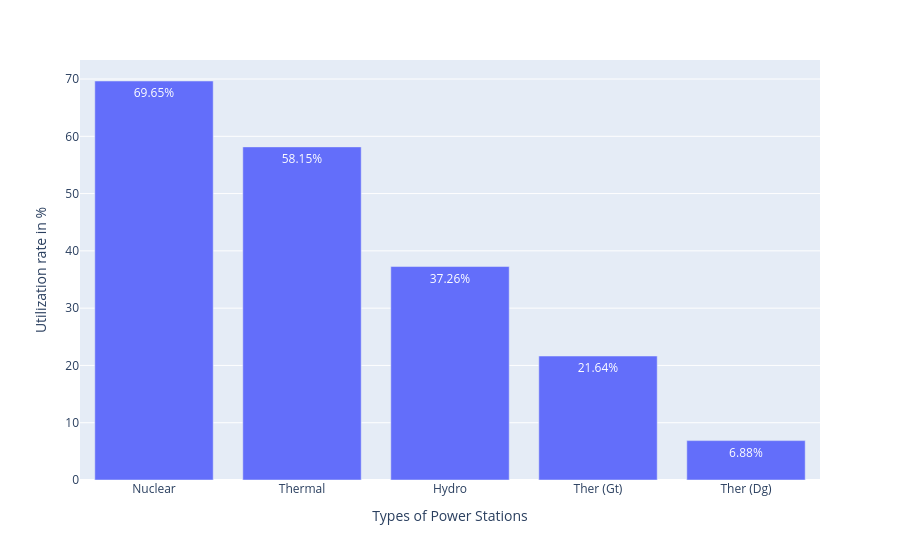

This figure's notebook cell:
### Code cell
labels = station_summary['utilization_rate_pct'].round(2).astype(str)+ '%'
station_summary_fig=px.bar(data_frame=station_summary,x='station_type',y='utilization_rate_pct',text=labels)
station_summary_fig.update_layout(xaxis_title='Types of Power Stations',yaxis_title='Utilization rate in %')
station_summary_fig.show()

### Figure 1 — Plotly figure (JSON) as saved in the notebook; plotly's stock layout.template omitted (floating-point values rounded to 4 significant figures)
{"data": [{"hovertemplate": "station_type=%{x}<br>utilization_rate_pct=%{y}<br>text=%{text}<extra></extra>", "legendgroup": "", "marker": {"color": "#636efa", "pattern": {"shape": ""}}, "name": "", "orientation": "v", "showlegend": false, "text": ["69.65%", "58.15%", "37.26%", "21.64%", "6.88%"], "textposition": "auto", "type": "bar", "x": ["Nuclear", "Thermal", "Hydro", "Ther (Gt)", "Ther (Dg)"], "xaxis": "x", "y": [69.65, 58.15, 37.26, 21.64, 6.876], "yaxis": "y"}], "layout": {"barmode": "relative", "legend": {"tracegroupgap": 0}, "margin": {"t": 60}, "xaxis": {"anchor": "y", "domain": [0, 1], "title": {"text": "Types of Power Stations"}}, "yaxis": {"anchor": "x", "domain": [0, 1], "title": {"text": "Utilization rate in %"}}}}
